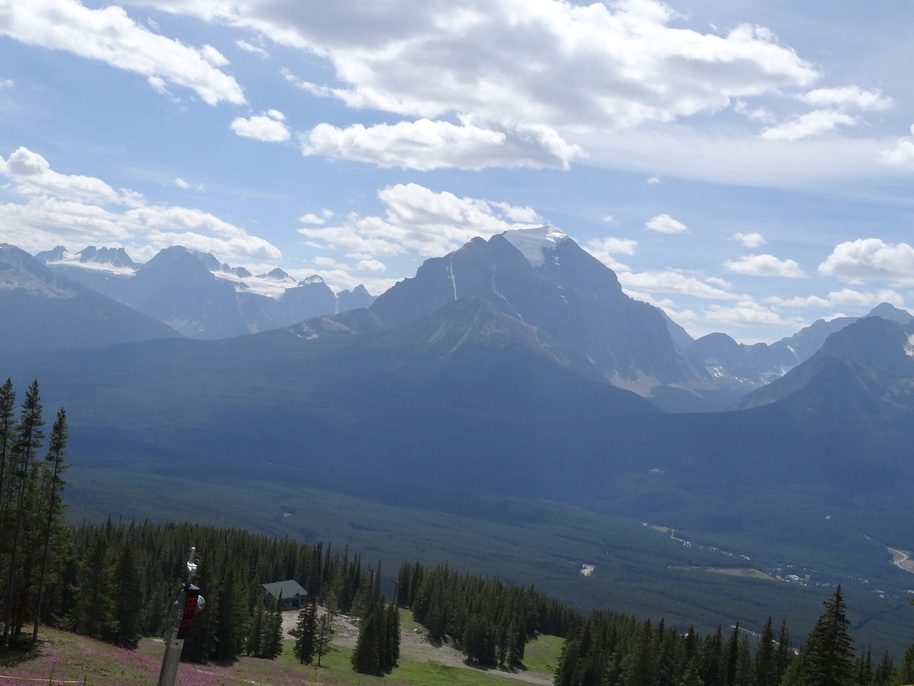
#> input picture Panorama/src.jpg, 914 x 686 px, shrunk from 1368 x 1026 before the run, given in place of Lenna.png, which was not available
$ python ImageProcessing.py   (Python 2 division)
#> lines starting #> are read from the running program, lines starting #| are printed output that depends on the picture; pictures that were not available may be replaced by others from this repository, and a replacement may not be noted
import cv2
import numpy as np
import matplotlib.pyplot as plt


im1 = cv2.imread('Lenna.png', 0) / 255.0
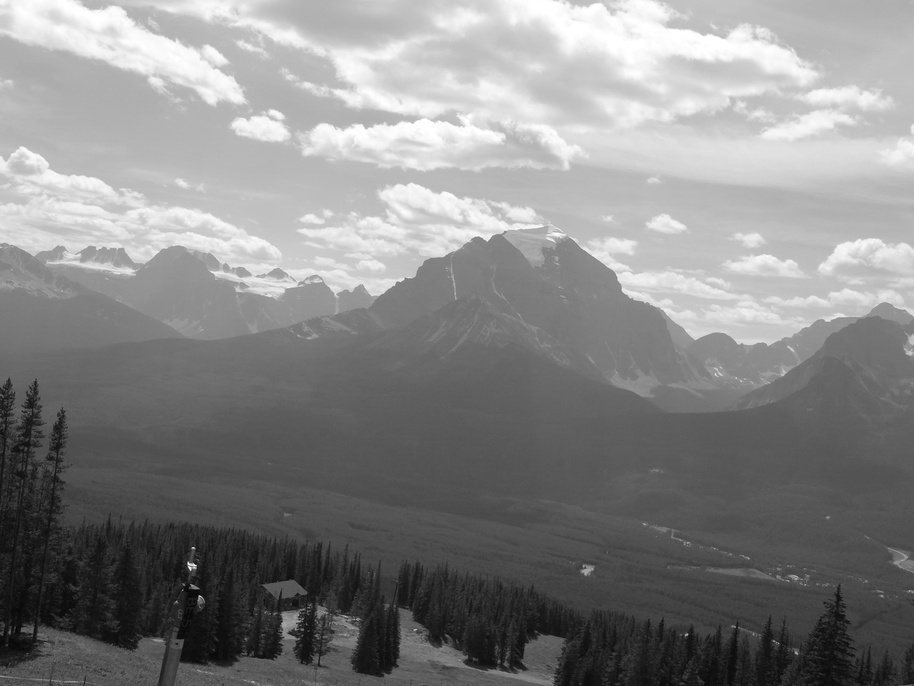
#> im1: shape (686, 914) float64; min 0.0157, max 1, mean 0.527
im2 = cv2.imread('Cameraman.jpg', 0)
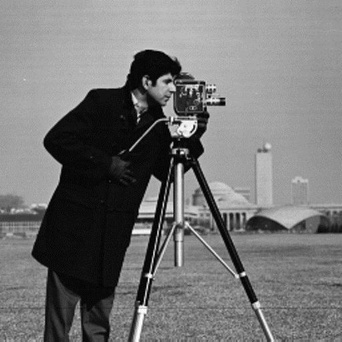
#> input picture 5.12/Cameraman.jpg, 342 x 342 px, shrunk from 512 x 512 before the run
#> im2 is the input picture: shape (342, 342); min 0, max 255, mean 117.9
# print im2.shape

cv2.imshow('Lenna', im1)
# cv2.imshow('Lenna', im1)
cv2.imshow('Cameraman', im2)
cv2.waitKey(0)

im1_fft = np.fft.fft2(im1)
im2_fft = np.fft.fft2(im2)

# [8 lines of commented-out code are left out]


amp1, phase1 = cv2.cartToPolar(np.real(np.fft.fftshift(im1_fft)), np.imag(np.fft.fftshift(im1_fft)))
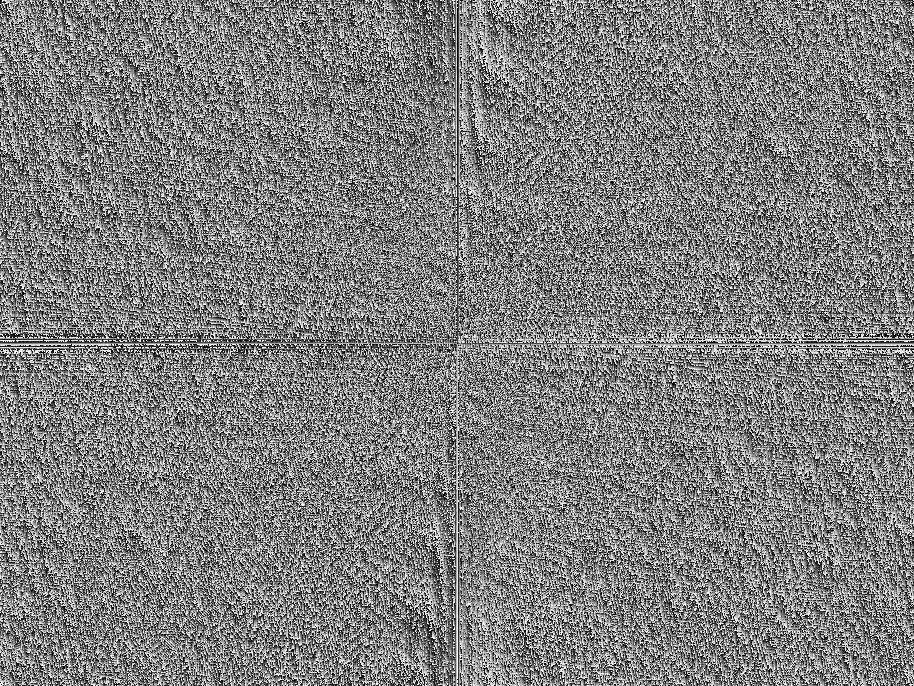
#> phase1: shape (686, 914) float64; min 1.57e-17, max 6.28, mean 3.14; drawn with min black and max white
amp2, phase2 = cv2.cartToPolar(np.real(np.fft.fftshift(im2_fft)), np.imag(np.fft.fftshift(im2_fft)))
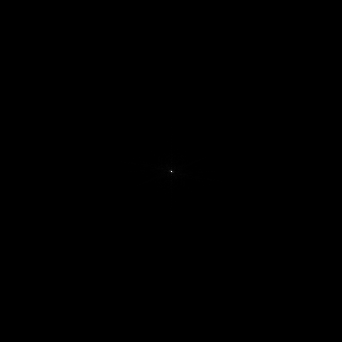
#> amp2: shape (342, 342) float64; min 0.844, max 13789025, mean 4952.3; drawn with min black and max white
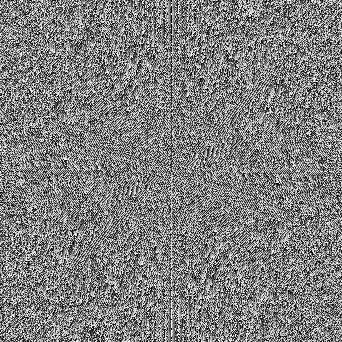
#> phase2: shape (342, 342) float64; min 0, max 6.28, mean 3.14; drawn with min black and max white

x, y = cv2.polarToCart(amp1, phase1)
# im_freq = np.zeros((512,512,2))
# im_freq[:,:,0]=x
# im_freq[:,:,1] =y
im_freq = x + 1j*y
im1_space_phase_changed = np.abs(np.fft.ifft2(np.fft.ifftshift(im_freq)))
print im1_space_phase_changed.shape
#| (686, 914)
plt.imshow(im1_space_phase_changed)
plt.show()


# [5 lines of commented-out code are left out]
